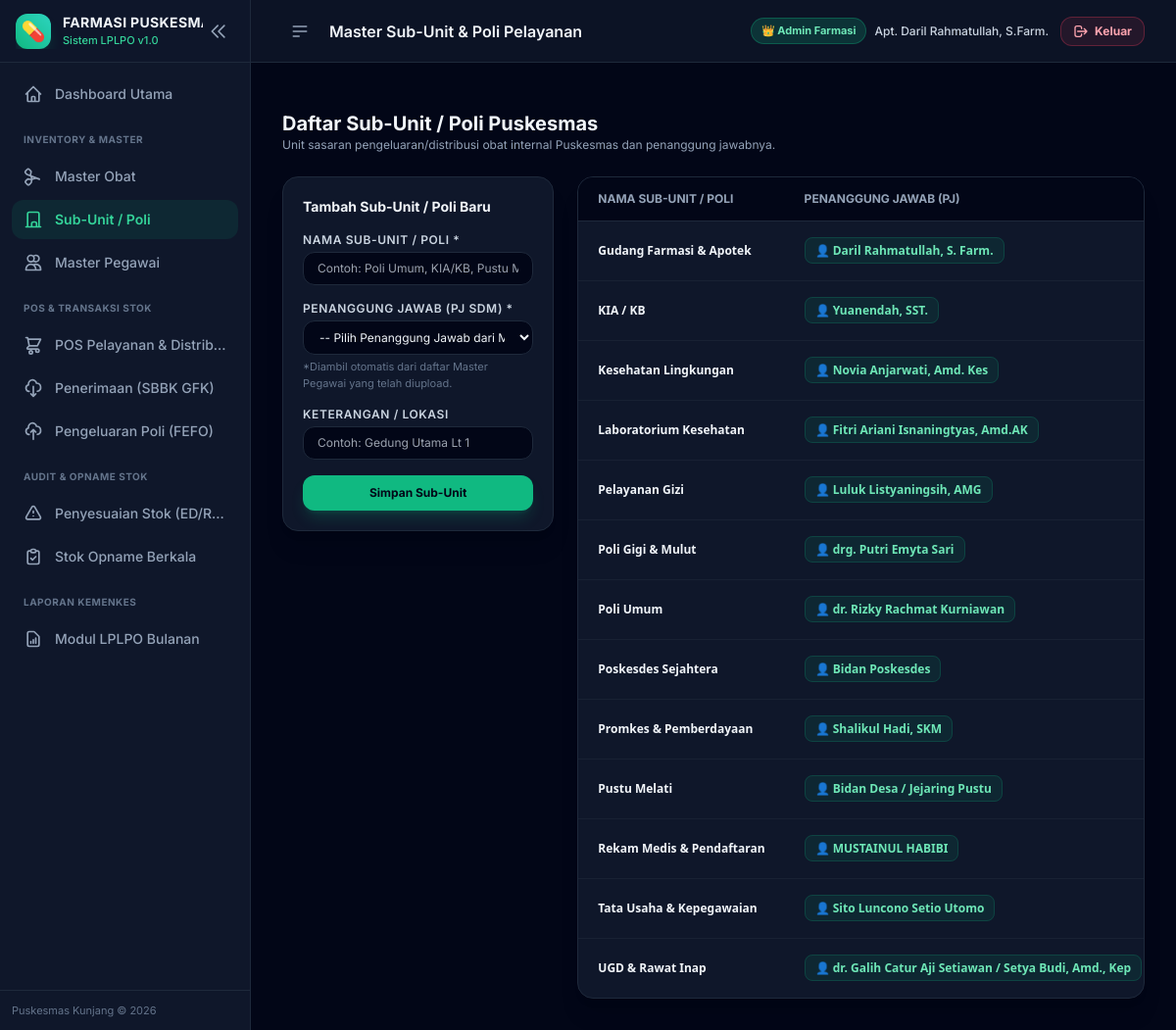
Page /subunit/ (signed in) on the committed database.
### app/models.py (models this page shows, shortened)
class BaseModel(db.Model):
    __abstract__ = True

class SubUnit(BaseModel):
    __tablename__ = 'sub_unit'
    id = db.Column(db.Integer, primary_key=True)
    nama_subunit = db.Column(db.String(100), nullable=False, unique=True)
    penanggung_jawab = db.Column(db.String(100))
    keterangan = db.Column(db.String(255))
    created_at = db.Column(db.DateTime, default=datetime.utcnow)
    transaksi_keluar = db.relationship('TransaksiKeluar', backref='subunit', lazy=True)

### app/routes/subunit.py (the view)
@subunit_bp.route('/')
def list_subunit():
    page = request.args.get('page', 1, type=int)
    pagination = SubUnit.query.order_by(SubUnit.nama_subunit.asc()).paginate(page=page, per_page=15, error_out=False)
    subunits = pagination.items
    pegawai_list = Pegawai.query.order_by(Pegawai.nama_pegawai.asc()).all()
    return render_template('subunit/list.html', subunits=subunits, pagination=pagination, pegawai_list=pegawai_list)

### app/templates/subunit/list.html (shortened to what this page needs)
{% extends 'base.html' %}
{% block header_title %}Master Sub-Unit & Poli Pelayanan{% endblock %}
{% block content %}
<div class="space-y-6" x-data="{ showEditModal: false, editData: { id: null, nama_subunit: '', penanggung_jawab: '', keterangan: '' } }">
    <div class="flex flex-col sm:flex-row items-start sm:items-center justify-between gap-4">
        <div>
            <h3 class="text-xl font-bold text-slate-100">Daftar Sub-Unit / Poli Puskesmas</h3>
            <p class="text-xs text-slate-400">Unit sasaran pengeluaran/distribusi obat internal Puskesmas dan penanggung jawabnya.</p>
        </div>
    </div>
    <div class="grid grid-cols-1 lg:grid-cols-3 gap-6">
        <div class="bg-slate-900 rounded-2xl border border-slate-800 p-5 h-fit shadow-xl">
            <h4 class="font-bold text-slate-100 text-sm mb-4">Tambah Sub-Unit / Poli Baru</h4>
            <form method="POST" action="{{ url_for('subunit.tambah_subunit') }}" class="space-y-4">
                <div>
                    <label class="block text-xs font-semibold text-slate-300 uppercase tracking-wider mb-1">Nama Sub-Unit / Poli *</label>
                    <input type="text" name="nama_subunit" required placeholder="Contoh: Poli Umum, KIA/KB, Pustu Melati" class="w-full px-3.5 py-2 bg-slate-950 border border-slate-800 rounded-xl text-xs text-slate-100 focus:outline-none focus:border-emerald-500">
                </div>
                <div>
                    <label class="block text-xs font-semibold text-slate-300 uppercase tracking-wider mb-1">Penanggung Jawab (PJ SDM) *</label>
                    <select name="penanggung_jawab" class="w-full px-3 py-2 bg-slate-950 border border-slate-800 rounded-xl text-xs text-slate-100 focus:outline-none focus:border-emerald-500">
                        <option value="">-- Pilih Penanggung Jawab dari Master Pegawai --</option>
                    </select>
                    <p class="text-[11px] text-slate-500 mt-1">*Diambil otomatis dari daftar Master Pegawai yang telah diupload.</p>
                </div>
                <div>
                    <label class="block text-xs font-semibold text-slate-300 uppercase tracking-wider mb-1">Keterangan / Lokasi</label>
                    <input type="text" name="keterangan" placeholder="Contoh: Gedung Utama Lt 1" class="w-full px-3.5 py-2 bg-slate-950 border border-slate-800 rounded-xl text-xs text-slate-100 focus:outline-none focus:border-emerald-500">
                </div>
                <button type="submit" class="w-full py-2.5 bg-emerald-500 hover:bg-emerald-400 text-slate-950 font-bold rounded-xl shadow-lg shadow-emerald-500/20 text-xs mt-2 transition-all">
                    Simpan Sub-Unit
                </button>
            </form>
        </div>
        <div class="lg:col-span-2 space-y-4">
            <div class="bg-slate-900 rounded-2xl border border-slate-800 overflow-hidden shadow-xl">
                <div class="overflow-x-auto">
                    <table class="w-full text-xs text-left">
                        <thead class="text-xs uppercase bg-slate-950 text-slate-400 border-b border-slate-800 whitespace-nowrap">
                            <tr>
                                <th class="px-5 py-3.5">Nama Sub-Unit / Poli</th>
                                <th class="px-5 py-3.5">Penanggung Jawab (PJ)</th>
                            </tr>
                        </thead>
                        <tbody class="divide-y divide-slate-800/60 font-sans">
                            {% if subunits %}
                                {% for s in subunits %}
                                <tr class="hover:bg-slate-800/40 transition-colors">
                                    <td class="px-5 py-4 font-bold text-slate-100 whitespace-nowrap">{{ s.nama_subunit }}</td>
                                    <td class="px-5 py-4 whitespace-nowrap">
                                        {% if s.penanggung_jawab %}
                                        <span class="px-2.5 py-1 rounded-lg text-xs font-semibold bg-emerald-500/10 text-emerald-300 border border-emerald-500/20">
                                            👤 {{ s.penanggung_jawab }}
                                        </span>
                                        {% else %}
                                        <span class="text-slate-500 text-xs">- Belum Diatur -</span>
                                        {% endif %}
                                    </td>
                                </tr>
                                {% endfor %}
                            {% else %}
                                <tr>
                                    <td colspan="4" class="text-center py-8 text-slate-500 text-xs">Belum ada sub-unit registered.</td>
                                </tr>
                            {% endif %}
                        </tbody>
                    </table>
                </div>
            </div>
        </div>
    </div>
</div>
{% endblock %}

### app/templates/base.html (style rules this page uses)
body { font-family: 'Inter', sans-serif; }

### rows in the picture
SubUnit: nama_subunit "Gudang Farmasi & Apotek", penanggung_jawab "Daril Rahmatullah, S. Farm."
SubUnit: nama_subunit "KIA / KB", penanggung_jawab "Yuanendah, SST."
SubUnit: nama_subunit "Kesehatan Lingkungan", penanggung_jawab "Novia Anjarwati, Amd. Kes"
SubUnit: nama_subunit "Laboratorium Kesehatan", penanggung_jawab "Fitri Ariani Isnaningtyas, Amd.AK"
SubUnit: nama_subunit "Pelayanan Gizi", penanggung_jawab "Luluk Listyaningsih, AMG"
SubUnit: nama_subunit "Poli Gigi & Mulut", penanggung_jawab "drg. Putri Emyta Sari"
SubUnit: nama_subunit "Poli Umum", penanggung_jawab "dr. Rizky Rachmat Kurniawan"
SubUnit: nama_subunit "Poskesdes Sejahtera", penanggung_jawab "Bidan Poskesdes"
SubUnit: nama_subunit "Promkes & Pemberdayaan", penanggung_jawab "Shalikul Hadi, SKM"
SubUnit: nama_subunit "Pustu Melati", penanggung_jawab "Bidan Desa / Jejaring Pustu"
SubUnit: nama_subunit "Rekam Medis & Pendaftaran", penanggung_jawab "MUSTAINUL HABIBI"
SubUnit: nama_subunit "Tata Usaha & Kepegawaian", penanggung_jawab "Sito Luncono Setio Utomo"
SubUnit: nama_subunit "UGD & Rawat Inap", penanggung_jawab "dr. Galih Catur Aji Setiawan / Setya Budi, Amd., Kep"

### other values in the picture
{{ session.get('nama_lengkap') }} "Apt. Daril Rahmatullah, S.Farm."
